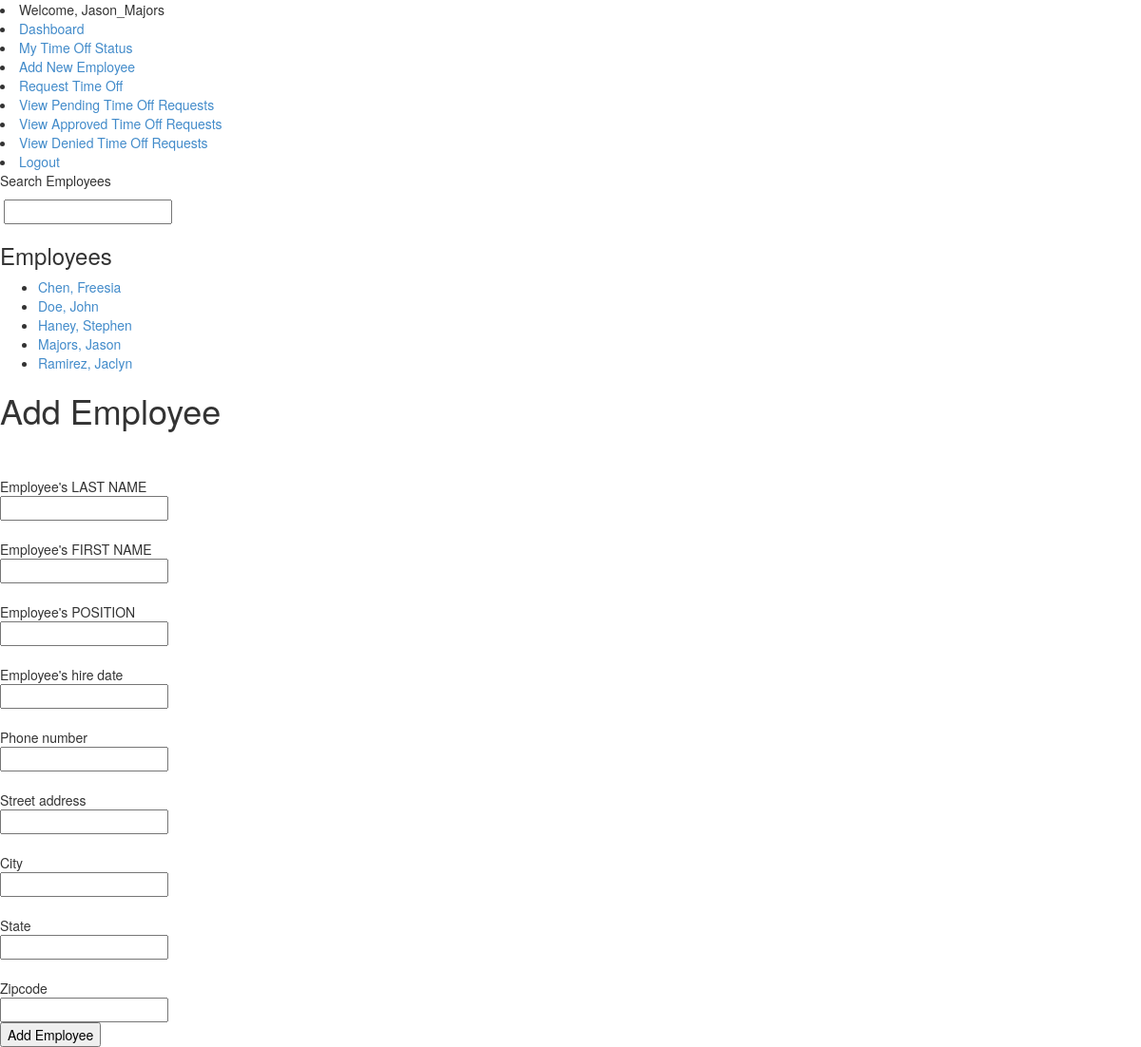
The app's page /hris/add_employee/ (signed in), older data.
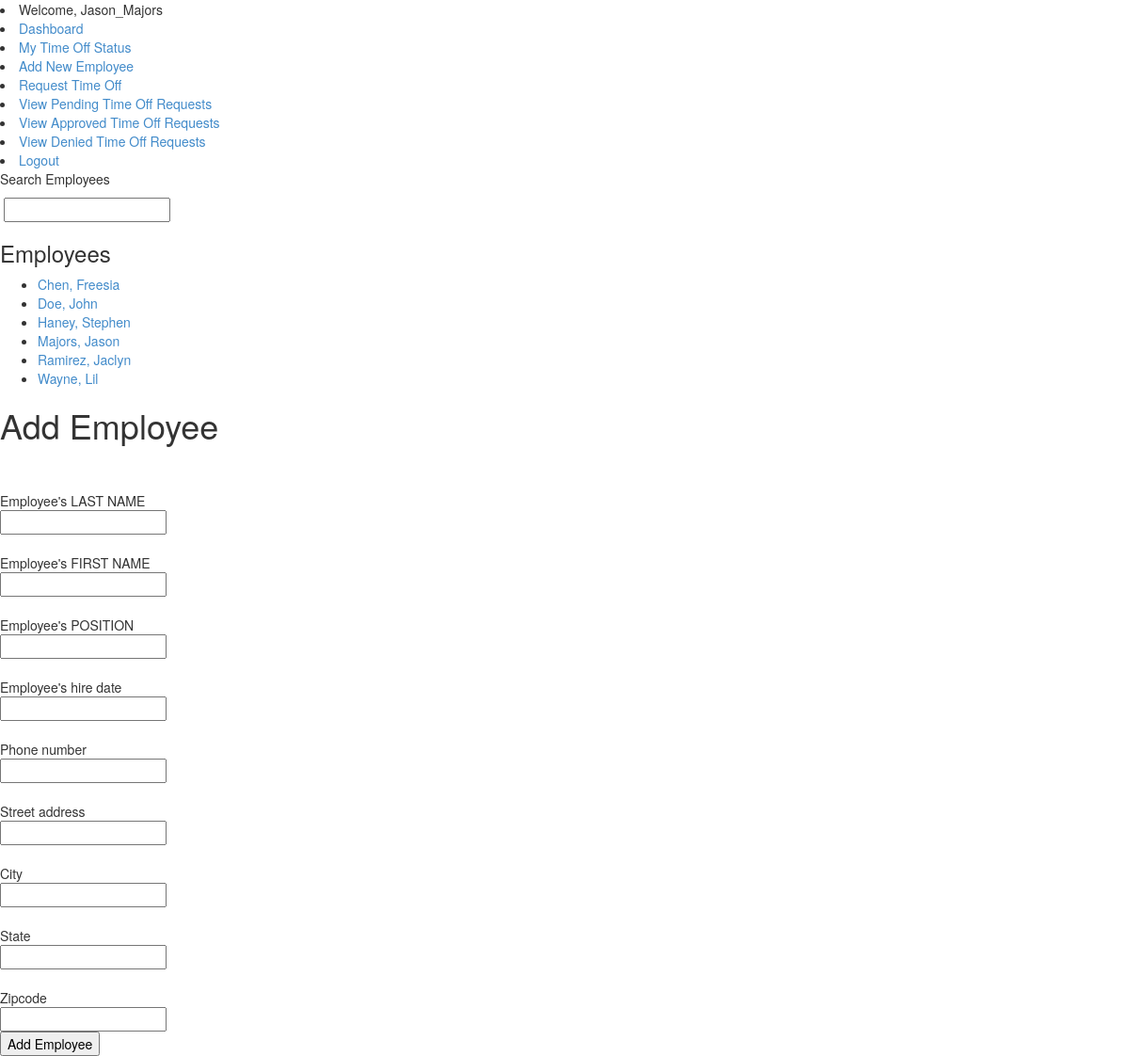
The same page, newer data.
### hris_system/models.py (models this page shows, shortened)
class Employee(models.Model):
	user = models.OneToOneField(User)
	last_name = models.CharField(max_length=25)
	first_name = models.CharField(max_length=25)
	hire_date = models.DateField(auto_now=False, auto_now_add=False)
	phone_number = models.CharField(max_length=15, blank=True)
	address = models.CharField(max_length=25, blank=True)
	city = models.CharField(max_length=25, blank=True)
	state = models.CharField(max_length=2, blank=True)
	zipcode = models.IntegerField(blank=True)
	DEPT_CHOICES = (
			('New_Hire', 'New Hire'),
			('HRM', 'Human Resources Manager'),
			('HRS', 'Human Resources Specialist'),
			('Dealer', 'Dealer'),
		)
	department = models.CharField(max_length=25, choices=DEPT_CHOICES, default='New_Hire')
	position = models.CharField(max_length=25, default='New_Hire')

### hris_system/views.py (the view)
@user_passes_test(hr_or_mgr)
def add_employee(request):
	context = RequestContext(request)
	context_dict = {}
	hr_user = request.user.groups.filter(name="Human Resources").exists()
	mgr_user = request.user.groups.filter(name="Shift Manager").exists()
	employee_list = get_employee_list()
	if request.method == "POST":
		form = EmployeeForm(request.POST)
		if form.is_valid():
			employee = form.save(commit=False)
			username = employee.first_name + "_" + employee.last_name
			new_user = User.objects.create_user(username=username, password="password")
			employee.user = new_user
			assigned_group, c = Group.objects.get_or_create(name=employee.position)
			assigned_group.user_set.add(employee.user)
			employee.save()
			return index(request)
		else:
			print form.errors
	else:
		form = EmployeeForm()
	context_dict['form'] = form
	context_dict['employee_list'] = employee_list
	context_dict['hr_user'] = hr_user
	context_dict['mgr_user'] = mgr_user
	return render_to_response('hris_system/add_employee.html', context_dict, context)

### hris_system/forms.py
class EmployeeForm(forms.ModelForm):
	last_name = forms.CharField(max_length=25, help_text="Employee's LAST NAME")
	first_name = forms.CharField(max_length=25, help_text="Employee's FIRST NAME")
	position = forms.CharField(max_length=25, help_text="Employee's POSITION")
	hire_date = forms.DateField(help_text="Employee's hire date")
	phone_number = forms.CharField(max_length=15, help_text="Phone number")
	address = forms.CharField(max_length=25, help_text="Street address")
	city = forms.CharField(max_length=25, help_text="City")
	state = forms.CharField(max_length=2, help_text="State")
	zipcode = forms.IntegerField(help_text="Zipcode")
	class Meta:
		model = Employee
		fields = ('last_name',
				'first_name',
				'position',
				'hire_date',
				'phone_number',
				'address',
				'city',
				'state',
				'zipcode'
				)

### hris_system/views.py (called while the page is built)
def hr_or_mgr(user):
	return user.groups.filter(name="Shift Manager").exists() or user.groups.filter(name="Human Resources").exists()

### templates/hris_system/add_employee.html (shortened to what this page needs)
{% extends 'hris_system/base.html' %}
{% block body_block %}
{% load static %}
<div>
	<h1>Add Employee</h1>
	<br/>
	<form method="POST" action="/hris/add_employee/">
		{% for field in form.visible_fields %}
			{{ field.errors }} <br/>
			{{ field.help_text }} <br/>
			{{ field }} <br/>
		{% endfor %}
		<input type="submit" name="submit" value="Add Employee" />
	</form>
</div>
{% endblock %}

### templates/hris_system/employee_list.html
{% if employee_list %}
	<h3>Employees</h3>
	<ul>
		{% for employee in employee_list %}
		<li><a href="/hris/employee/{{ employee.id }}">{{ employee.last_name }}, {{ employee.first_name }}</a></li>
		{% endfor %}
{% else %}
	<h3>No employees by this name</h3>
{% endif %}

Row changes from the older to the newer data that the page shows:
added Employee: last_name "Wayne", first_name "Lil"
